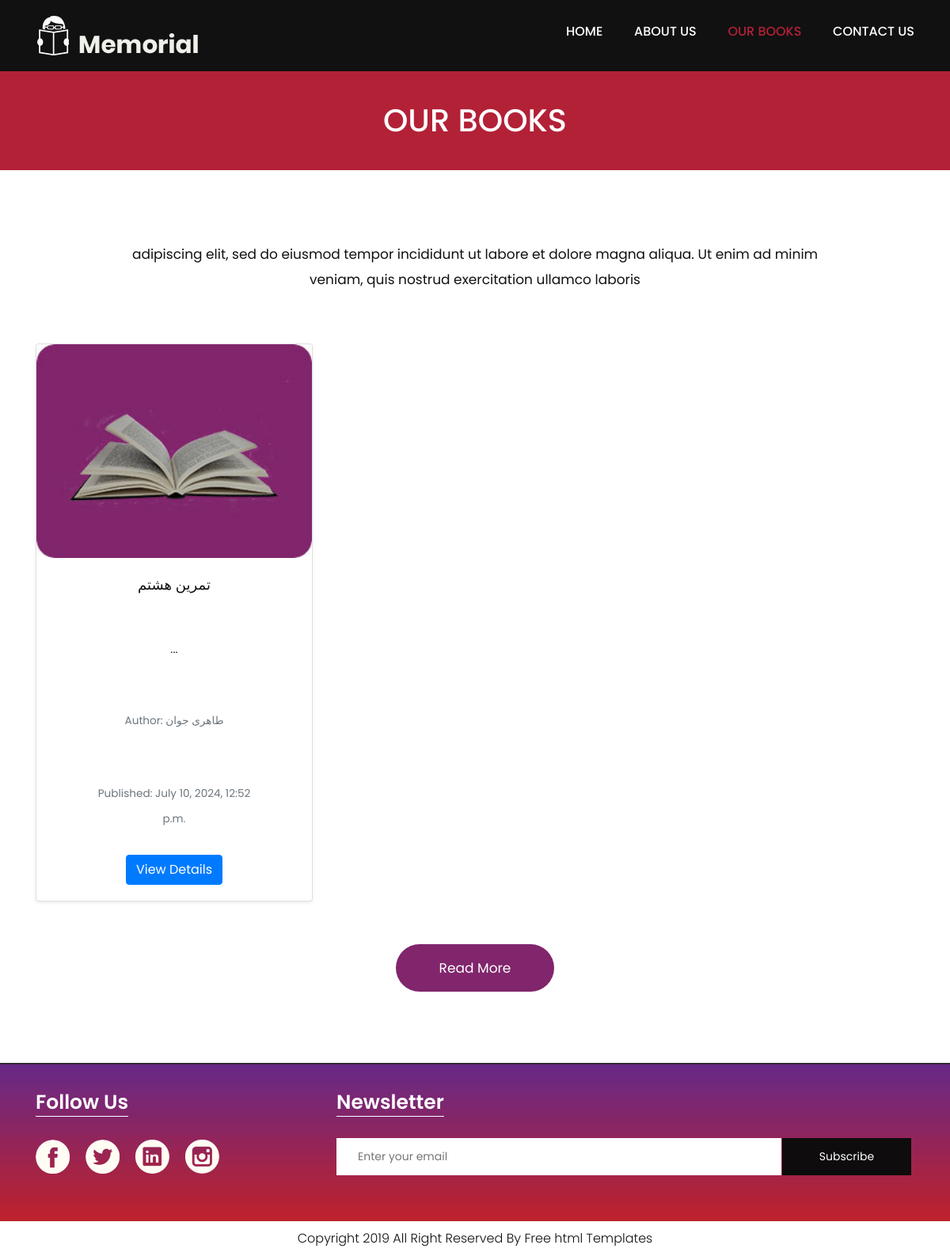
The page /books/ on the database its author committed.
### library/models.py (models this page shows, shortened)
class Book(models.Model):
    title = models.CharField(max_length=100)
    author = models.CharField(max_length=100)
    pub_date = models.DateTimeField('date published')
    description = models.TextField()
    likes = models.IntegerField(default=0)
    comments = models.IntegerField(default=0)
    pdf_file = models.FileField(upload_to='books/pdfs/', default='books/pdfs/mml-book.pdf')

### library/views.py (the view)
# urls.py: path('books/', views.books, name='books'),
def books(request):
    book_list = Book.objects.defer('pdf_file').all()
    return render(request, 'books.html', {'books': book_list})

### templates/books.html (shortened to what this page needs)
{% load static %}
<!DOCTYPE html>
<html lang="en">
<head>
    <link rel="stylesheet" href="{% static 'css/bootstrap.min.css' %}">
    <link rel="stylesheet" href="{% static 'css/style.css' %}">
    <link rel="stylesheet" href="{% static 'css/responsive.css' %}">
    <link rel="stylesheet" href="{% static 'css/jquery.mCustomScrollbar.min.css' %}">
</head>
<body class="main-layout Books-bg">
    <header>
        <div class="header">
            <div class="container">
                <div class="row">
                    <div class="col-xl-3 col-lg-3 col-md-3 col-sm-3 col logo_section">
                        <div class="full">
                            <div class="center-desk">
                                <div class="logo"> <a href="{% url 'index' %}"><img src="{% static 'images/logo.png' %}" alt="#"></a> </div>
                            </div>
                        </div>
                    </div>
                    <div class="col-xl-9 col-lg-9 col-md-9 col-sm-9">
                        <div class="menu-area">
                            <div class="limit-box">
                                <nav class="main-menu">
                                    <ul class="menu-area-main">
                                        <li> <a href="{% url 'index' %}">Home</a> </li>
                                        <li> <a href="{% url 'about' %}">About us</a> </li>
                                        <li class="active"><a href="{% url 'books' %}">Our Books</a></li>
                                        <li><a href="{% url 'contact' %}">Contact us</a></li>
                                    </ul>
                                </nav>
                            </div>
                        </div>
                    </div>
                </div>
            </div>
        </div>
    </header>
    <div class="about-bg">
        <div class="container">
            <div class="row">
                <div class="col-xl-12 col-lg-12 col-md-12 col-sm-12">
                    <div class="abouttitle">
                        <h2>Our Books</h2>
                    </div>
                </div>
            </div>
        </div>
    </div>
    <div class="Books">
        <div class="container">
            <div class="row">
                <div class="col-md-10 offset-md-1">
                    <div class="titlepage">
                        <span>adipiscing elit, sed do eiusmod tempor incididunt ut labore et dolore magna aliqua. Ut enim ad minim veniam, quis nostrud exercitation ullamco laboris</span>
                    </div>
                </div>
            </div>
            <div class="row">
                {% for book in books %}
                <div class="col-md-4">
                    <div class="card mb-4 shadow-sm">
                        <img class="card-img-top" src="{% static 'images/book-1.jpg' %}" alt="Book image">
                        <div class="card-body">
                            <h3 class="card-title" style="text-align: center;">{{ book.title }}</h3>
                            <p class="card-text">{{ book.description|truncatewords:20 }}</p>
                            <p class="card-text"><small class="text-muted">Author: {{ book.author }}</small></p>
                            <p class="card-text"><small class="text-muted">Published: {{ book.pub_date }}</small></p>
                            <div style="text-align: center;">
                                <a href="{% url 'book_detail' book.pk %}" class="btn btn-primary">View Details</a>
                            </div>
                        </div>
                    </div>
                </div>
                {% endfor %}
            </div>
            <div class="container">
                <div class="row">
                    <div class="col-md-12">
                        <div class="read-more">
                            <a href="#">Read More</a>
                        </div>
                    </div>
                </div>
            </div>
        </div>
    </div>
    <footer>
        <div class="footer">
            <div class="container">
                <div class="row pdn-top-30">
                    <div class="col-xl-4 col-lg-4 col-md-4 col-sm-12">
                        <div class="Follow">
                            <h3>Follow Us</h3>
                        </div>
                        <ul class="location_icon">
                            <li> <a href="#"><img src="{% static 'icon/facebook.png' %}" alt="facebook"></a></li>
                            <li> <a href="#"><img src="{% static 'icon/Twitter.png' %}" alt="twitter"></a></li>
                            <li> <a href="#"><img src="{% static 'icon/linkedin.png' %}" alt="linkedin"></a></li>
                            <li> <a href="#"><img src="{% static 'icon/instagram.png' %}" alt="instagram"></a></li>
                        </ul>
                    </div>
                    <div class="col-xl-8 col-lg-8 col-md-8 col-sm-12">
                        <div class="Follow">
                            <h3>Newsletter</h3>
                        </div>
                        <input class="Newsletter" placeholder="Enter your email" type="email">
                        <button class="Subscribe">Subscribe</button>
                    </div>
                </div>
            </div>
        </div>
        <div class="copyright">
            <div class="container">
                <p>Copyright 2019 All Right Reserved By <a href="https://html.design/">Free html Templates</a></p>
            </div>
        </div>
    </footer>
</body>
</html>

### static/css/style.css (style rules this page uses)
* { box-sizing: border-box !important; }
body { color: #666666; font-size: 14px; font-family: 'poppins', sans-serif; line-height: 1.80857; font-weight: normal; overflow-x: hidden; }
a { color: #1f1f1f; text-decoration: none !important; outline: none !important; -webkit-transition: all .3s ease-in-out; -moz-transition: all .3s ease-in-out; -ms-transition: all .3s ease-in-out; -o-transition: all .3s ease-in-out; transition: all .3s ease-in-out; }
h1, h2, h3, h4, h5, h6 { letter-spacing: 0; font-weight: normal; position: relative; padding: 0 0 10px 0; font-weight: normal; line-height: normal; color: #111111; margin: 0 }
h2 { font-size: 22px }
h3 { font-size: 18px }
*, *::after, *::before { -webkit-box-sizing: border-box; -moz-box-sizing: border-box; box-sizing: border-box; }
ul, li, ol { margin: 0px; padding: 0px; list-style: none; }
p { margin: 0px; font-weight: 300; font-size: 15px; line-height: 24px; }
a { color: #222222; text-decoration: none; outline: none !important; }
a, .btn { text-decoration: none !important; outline: none !important; -webkit-transition: all .3s ease-in-out; -moz-transition: all .3s ease-in-out; -ms-transition: all .3s ease-in-out; -o-transition: all .3s ease-in-out; transition: all .3s ease-in-out; }
img { max-width: 100%; height: auto; }
button { border: 0; margin: 0; padding: 0; cursor: pointer; }
.full { float: left; width: 100%; }
.full { width: 100%; float: left; margin: 0; padding: 0; }
.header { padding: 15px 0px; position: absolute; z-index: 999; width: 100%; left: 0; top: 0; background-color: #111; }
.logo { float: left; }
nav.main-menu { float: right; margin-left: 0; }
.menu-area-main li.active a { color: #b32137; }
.text-muted { padding: 10px 0px; }
.main-menu { text-align: center; }
.main-menu ul { margin: 0; list-style-type: none; }
.main-menu ul>li { display: inline-block; position: relative; }
.main-menu ul > li a { padding: 15px 18px; line-height: 20px; font-size: 16px; display: block; font-weight: 500; color: #fff; text-transform: uppercase; }
.main-menu ul li:last-child a { padding-right: 0; }
.main-menu ul li:first-child { margin-left: 0; }
.main-menu ul>li { position: inherit; display: inline-block; vertical-align: middle; }
.read-more { justify-content: center; display: flex; }
.read-more a { width: 200px; font-size: 17px; padding: 20px 0px; background-color: #81256c; color: #fff; display: inline-block; line-height: 20px; border-radius: 30px; text-align: center; margin-top: 30px; }
.Books { background-color: #fff; }
.Books .titlepage { text-align: center; padding-bottom: 65px; }
.Books .titlepage span { color:#141012; font-size: 17px; line-height: 32px; }
.Books p { padding: 30px 46px; color: #141012; font-size: 17px; line-height: 30px; text-align: center; }
.footer { background: url(../images/footer-bg.jpg); padding-bottom: 35px; background-size: 100% 100%; background-repeat: no-repeat; background-position: center center; }
.footer .Follow { margin-bottom: 27px; }
.footer .Follow h3 { color: #fff; font-size: 25px; line-height: 30px; font-weight: 600; border-bottom: #fff solid 1px; border-bottom-width: 1px; border-width: 1px; display: inline-block; padding-bottom: 2px; }
.footer .Newsletter { padding: 13px 26px; padding-top: 10px; padding-right: 26px; padding-bottom: 10px; padding-left: 26px; border: #fff solid 1px; width: 77%; }
.footer .Subscribe { padding: 10px 46px; margin-left: -3px; border: #0e0c0c solid 1px; background: #0e0c0c; color: #fff; }
.pdn-top-30 { padding-top: 35px; }
ul.location_icon { list-style: none; margin: 0; padding: 0; width: 100%; float: left; }
ul.location_icon li { float: left; height: 70px; color: #fff; display: flex; flex-wrap: wrap; align-items: center; padding-right: 20px; }
ul.location_icon li:last-child { padding-right: 0px; }
ul.location_icon li a { margin-bottom: 23px; }
.copyright { background-color: #fff; padding: 10px 0px; }
.copyright p { color: #120f0f; font-size: 16px; text-align: center; }
.copyright a { color: #120f0f; }
.about-bg { background-color: #b32137; margin-top: 90px; }
.Books-bg .titlepage { margin-top: 90px; }
.Books-bg .read-more { margin-bottom: 90px; }
.about-bg .abouttitle h2 { color: #fff; text-transform: uppercase; font-size: 40px; line-height: 45px; padding: 40px 0; font-weight: 500; text-align: center; }

### rows shown on the page
Book: title "تمرین هشتم", description "...", author "طاهری جوان", pub_date "July 10, 2024, 12:52 p.m."
